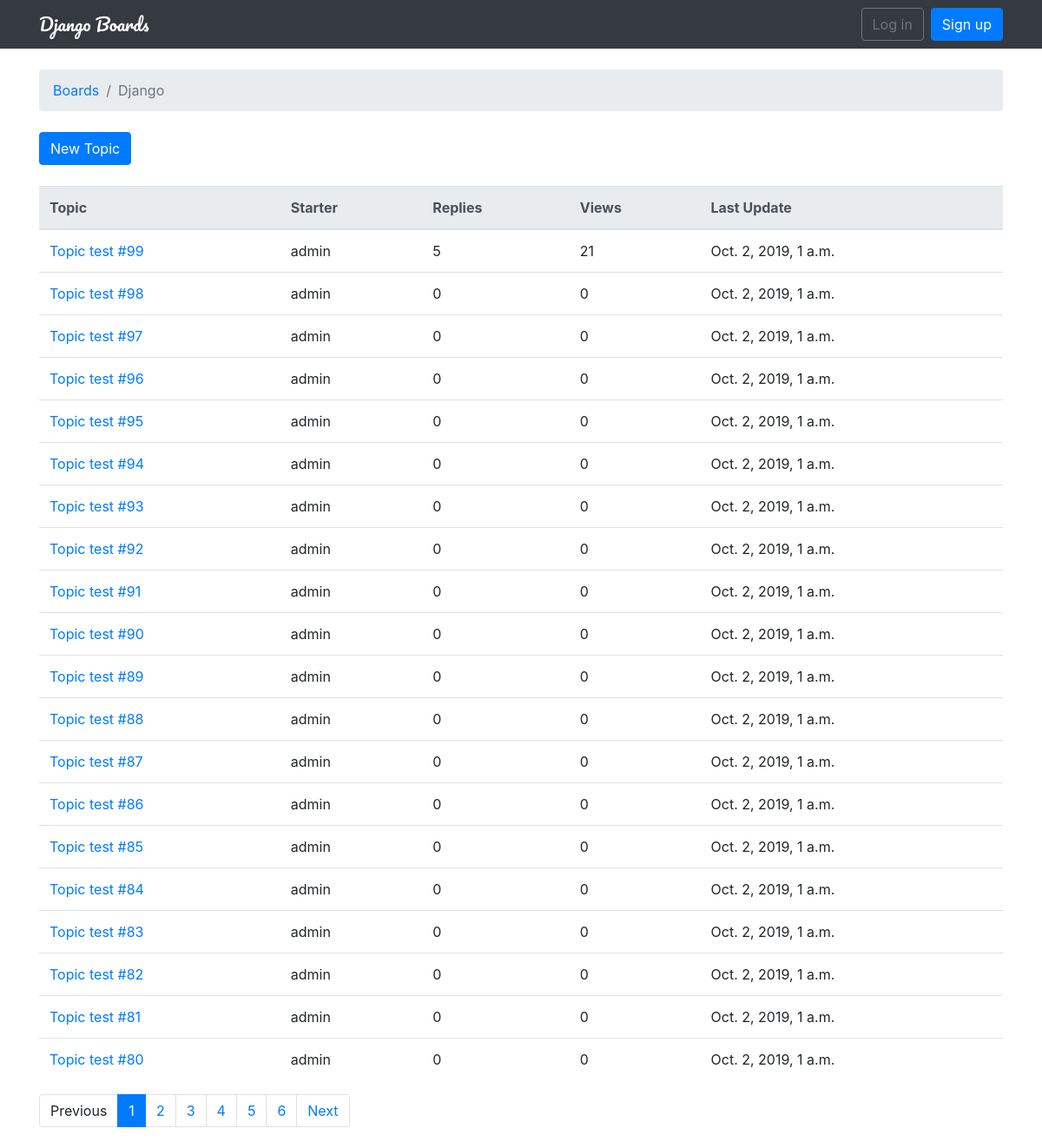
The page /board/1/ on the database its author committed.
### boards/models.py (models this page shows, shortened)
class Board(models.Model):
    name = models.CharField(max_length=30, unique=True)  # 限制名称唯一性
    description = models.CharField(max_length=255)

class Topic(models.Model):
    subject = models.CharField(max_length=255)
    last_updated = models.DateTimeField(auto_now_add=True)  # 创建对象时，设置为当前时间
    board = models.ForeignKey(Board, related_name='topics')  # 外键，related_name告诉关联的模型用什么字段引用本模型
    starter = models.ForeignKey(User, related_name='topics')
    views = models.PositiveIntegerField(default=0)  # 添加当前主题的访问次数

### boards/views.py (the view)
# urls.py: url(r'^board/(?P<pk>\d+)/$', views.TopicListView.as_view(), name='board_topics'),
class TopicListView(ListView):
    model = Topic
    context_object_name = 'topics'
    template_name = 'topics.html'
    paginate_by = 20
    def get_context_data(self, **kwargs):
        kwargs['board'] = self.board
        return super().get_context_data(**kwargs)
    def get_queryset(self):
        self.board = get_object_or_404(Board, pk=self.kwargs.get('pk'))
        queryset = self.board.topics.order_by('-last_updated').annotate(replies=Count('posts') - 1)
        return queryset

### templates/topics.html (shortened to what this page needs)
{% extends 'base.html' %}
{% block breadcrumb %}
<li class="breadcrumb-item"><a href="{% url 'home' %}">Boards</a></li>
<li class="breadcrumb-item active">{{board.name}}</li>
{% endblock %}
{% block content %}
<div class="mb-4">
    <a href="{% url 'new_topic' board.pk %}" class="btn btn-primary">New Topic</a>
</div>
<table class="table">
    <thead class="thead-light">
    <tr>
        <th>Topic</th>
        <th>Starter</th>
        <th>Replies</th>
        <th>Views</th>
        <th>Last Update</th>
    </tr>
    </thead>
    <tbody>
    {% for topic in topics %}
    <tr>
        <td>
            <a href="{% url 'topic_posts' board.pk topic.pk %}">{{ topic.subject }}</a>
        </td>
        <td>{{ topic.starter.username}}</td>
        <td>{{ topic.replies }}</td>
        <td>{{ topic.views }}</td>
        <td>{{ topic.last_updated}}</td>
    </tr>
    {% endfor %}
    </tbody>
</table>
{% include 'include/pagination.html' %}
{% endblock %}

### rows shown on the page
Board: name "Django"
Topic: subject "Topic test #99", starter.username "admin", replies "5", views "21", last_updated "Oct. 2, 2019, 1 a.m."
Topic: subject "Topic test #98", starter.username "admin", replies "0", views "0", last_updated "Oct. 2, 2019, 1 a.m."
Topic: subject "Topic test #97", starter.username "admin", replies "0", views "0", last_updated "Oct. 2, 2019, 1 a.m."
Topic: subject "Topic test #96", starter.username "admin", replies "0", views "0", last_updated "Oct. 2, 2019, 1 a.m."
Topic: subject "Topic test #95", starter.username "admin", replies "0", views "0", last_updated "Oct. 2, 2019, 1 a.m."
Topic: subject "Topic test #94", starter.username "admin", replies "0", views "0", last_updated "Oct. 2, 2019, 1 a.m."
Topic: subject "Topic test #93", starter.username "admin", replies "0", views "0", last_updated "Oct. 2, 2019, 1 a.m."
Topic: subject "Topic test #92", starter.username "admin", replies "0", views "0", last_updated "Oct. 2, 2019, 1 a.m."
Topic: subject "Topic test #91", starter.username "admin", replies "0", views "0", last_updated "Oct. 2, 2019, 1 a.m."
Topic: subject "Topic test #90", starter.username "admin", replies "0", views "0", last_updated "Oct. 2, 2019, 1 a.m."
Topic: subject "Topic test #89", starter.username "admin", replies "0", views "0", last_updated "Oct. 2, 2019, 1 a.m."
Topic: subject "Topic test #88", starter.username "admin", replies "0", views "0", last_updated "Oct. 2, 2019, 1 a.m."
Topic: subject "Topic test #87", starter.username "admin", replies "0", views "0", last_updated "Oct. 2, 2019, 1 a.m."
Topic: subject "Topic test #86", starter.username "admin", replies "0", views "0", last_updated "Oct. 2, 2019, 1 a.m."
Topic: subject "Topic test #85", starter.username "admin", replies "0", views "0", last_updated "Oct. 2, 2019, 1 a.m."
Topic: subject "Topic test #84", starter.username "admin", replies "0", views "0", last_updated "Oct. 2, 2019, 1 a.m."
Topic: subject "Topic test #83", starter.username "admin", replies "0", views "0", last_updated "Oct. 2, 2019, 1 a.m."
Topic: subject "Topic test #82", starter.username "admin", replies "0", views "0", last_updated "Oct. 2, 2019, 1 a.m."
Topic: subject "Topic test #81", starter.username "admin", replies "0", views "0", last_updated "Oct. 2, 2019, 1 a.m."
Topic: subject "Topic test #80", starter.username "admin", replies "0", views "0", last_updated "Oct. 2, 2019, 1 a.m."

### other values the page prints
{{ page_num }} "1"
{{ page_num }} "2" "3" "4" "5" "6"
